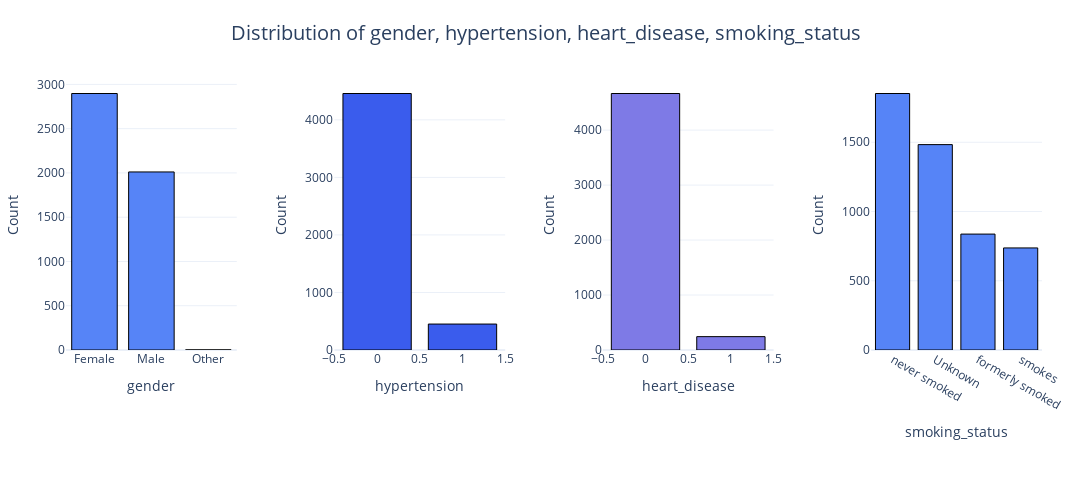

Source (notebook cell):
### Code cell
plot_combined_bar_charts(stroke_df, categorical_features_set1, max_features_per_plot=4, save_path="images/categorical_distributions_set1")

### Figure 1 — Plotly figure (JSON) as saved in the notebook; plotly's stock layout.template omitted (floating-point values rounded to 4 significant figures)
{"data": [{"marker": {"color": "#5684F7", "line": {"color": "#000000", "width": 1}}, "name": "gender", "type": "bar", "x": ["Female", "Male", "Other"], "xaxis": "x", "y": [2897, 2011, 1], "yaxis": "y"}, {"marker": {"color": "#3A5CED", "line": {"color": "#000000", "width": 1}}, "name": "hypertension", "type": "bar", "x": [0, 1], "xaxis": "x2", "y": [4458, 451], "yaxis": "y2"}, {"marker": {"color": "#7E7AE6", "line": {"color": "#000000", "width": 1}}, "name": "heart_disease", "type": "bar", "x": [0, 1], "xaxis": "x3", "y": [4666, 243], "yaxis": "y3"}, {"marker": {"color": "#5684F7", "line": {"color": "#000000", "width": 1}}, "name": "smoking_status", "type": "bar", "x": ["never smoked", "Unknown", "formerly smoked", "smokes"], "xaxis": "x4", "y": [1852, 1483, 837, 737], "yaxis": "y4"}], "layout": {"height": 500, "margin": {"b": 150, "l": 50, "r": 50, "t": 80}, "showlegend": false, "title": {"font": {"size": 20}, "text": "Distribution of gender, hypertension, heart_disease, smoking_status", "x": 0.5}, "width": 1600, "xaxis": {"anchor": "y", "domain": [0, 0.175], "showticklabels": true, "title": {"font": {"size": 14}, "text": "gender"}}, "xaxis2": {"anchor": "y2", "domain": [0.275, 0.45], "showticklabels": true, "title": {"font": {"size": 14}, "text": "hypertension"}}, "xaxis3": {"anchor": "y3", "domain": [0.55, 0.725], "showticklabels": true, "title": {"font": {"size": 14}, "text": "heart_disease"}}, "xaxis4": {"anchor": "y4", "domain": [0.825, 1], "showticklabels": true, "title": {"font": {"size": 14}, "text": "smoking_status"}}, "yaxis": {"anchor": "x", "domain": [0, 1], "title": {"font": {"size": 14}, "text": "Count"}}, "yaxis2": {"anchor": "x2", "domain": [0, 1], "title": {"font": {"size": 14}, "text": "Count"}}, "yaxis3": {"anchor": "x3", "domain": [0, 1], "title": {"font": {"size": 14}, "text": "Count"}}, "yaxis4": {"anchor": "x4", "domain": [0, 1], "title": {"font": {"size": 14}, "text": "Count"}}}}
